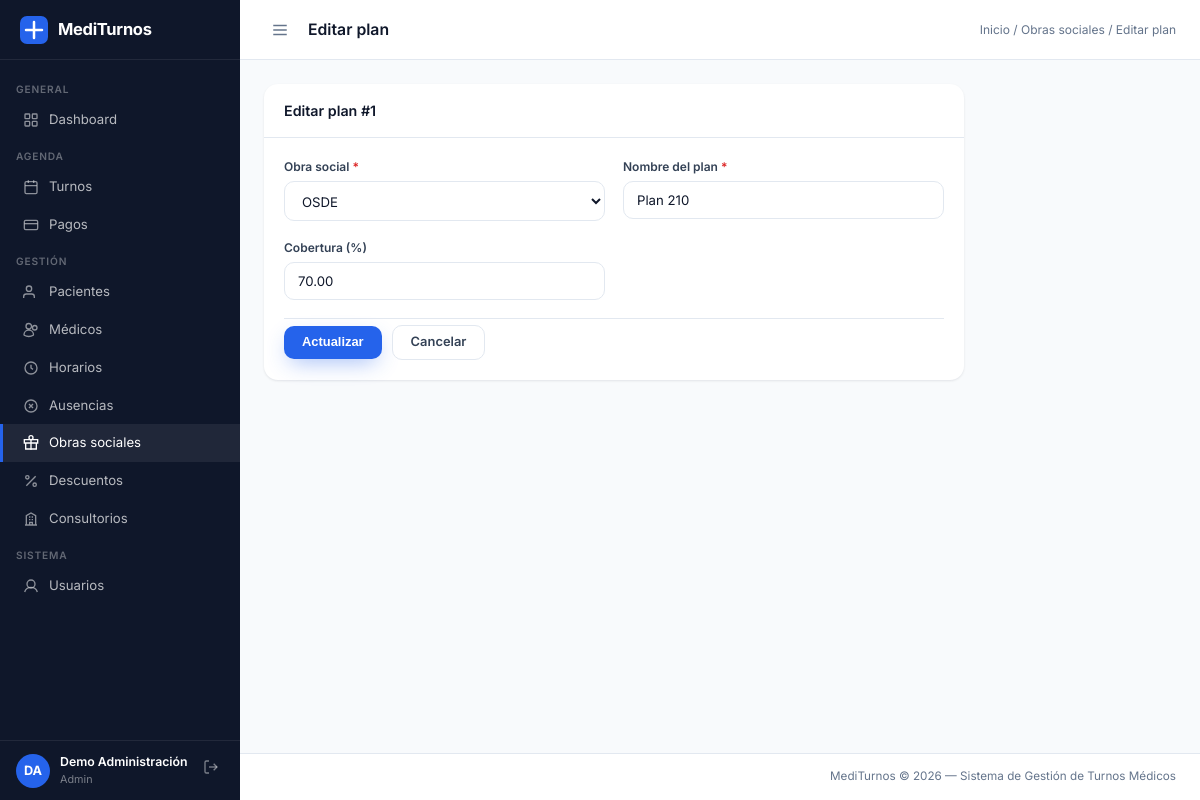
The page /sistema/controladores/ControladorObraSocial.php?accion=editarPlan&id=1 (signed in) on the database its author committed.
### tables this page shows
CREATE TABLE `plan_os` (
  `id_plan` int(11) NOT NULL AUTO_INCREMENT,
  `id_obra_social` int(11) NOT NULL,
  `nombre_plan` varchar(100) NOT NULL,
  `porcentaje_cobertura` decimal(5,2) DEFAULT NULL,
  PRIMARY KEY (`id_plan`),
  KEY `id_obra_social` (`id_obra_social`),
  CONSTRAINT `plan_os_ibfk_1` FOREIGN KEY (`id_obra_social`) REFERENCES `obra_social` (`id_obra_social`) ON UPDATE CASCADE
);

CREATE TABLE `obra_social` (
  `id_obra_social` int(11) NOT NULL AUTO_INCREMENT,
  `nombre` varchar(30) NOT NULL,
  `cuit` varchar(20) NOT NULL,
  PRIMARY KEY (`id_obra_social`),
  UNIQUE KEY `cuit` (`cuit`)
);

### sistema/modelos/ObraSocial.php (called while the page is built, shortened)
<?php
class ObraSocial
{
    private PDO $pdo;
    public function __construct(PDO $pdo)
    {
        $this->pdo = $pdo;
    }
    public function listarSimple(): array
    {
        return $this->pdo->query(
            "SELECT id_obra_social, nombre FROM obra_social ORDER BY nombre"
        )->fetchAll();
    }
    public function buscarPlanPorId(int $id): array|false
    {
        $stmt = $this->pdo->prepare(
            "SELECT * FROM plan_os WHERE id_plan = :id"
        );
        $stmt->execute([':id' => $id]);
        return $stmt->fetch();
    }
}

### sistema/vistas/obras/plan_editar.php (the view, shortened to what this page needs)
<?php
$breadcrumb   = '<a href="' . BASE_URL . 'dashboard.php">Inicio</a> / <a href="' . BASE_URL . 'sistema/controladores/ControladorObraSocial.php?accion=index">Obras sociales</a> / Editar plan';
require __DIR__ . '/../layouts/navbar.php';
?>
<div class="panel panel-sm">
    <div class="panel-header"><span class="panel-titulo">Editar plan #<?= $plan['id_plan'] ?></span></div>
    <div class="panel-body">
        <form method="POST" action="<?= BASE_URL ?>sistema/controladores/ControladorObraSocial.php?accion=actualizarPlan" novalidate>
            <div class="form-grid mb-18">
                <div class="form-group">
                    <label>Obra social <span class="req">*</span></label>
                    <select name="id_obra_social" class="form-control" required>
                        <?php foreach ($obras as $o): ?>
                        <option value="<?= $o['id_obra_social'] ?>"
                            <?= ($_POST['id_obra_social'] ?? $plan['id_obra_social']) == $o['id_obra_social'] ? 'selected' : '' ?>>
                            <?= htmlspecialchars($o['nombre']) ?>
                        </option>
                        <?php endforeach; ?>
                    </select>
                </div>
                <div class="form-group">
                    <label>Nombre del plan <span class="req">*</span></label>
                    <input type="text" name="nombre_plan" class="form-control" required maxlength="100"
                        value="<?= htmlspecialchars($_POST['nombre_plan'] ?? $plan['nombre_plan']) ?>">
                </div>
                <div class="form-group">
                    <label>Cobertura (%)</label>
                    <input type="number" name="porcentaje_cobertura" class="form-control"
                        min="0" max="100" step="0.01"
                        value="<?= htmlspecialchars($_POST['porcentaje_cobertura'] ?? ($plan['porcentaje_cobertura'] ?? '')) ?>">
                </div>
            </div>
            <div class="form-acciones">
                <button type="submit" class="btn btn-primario">Actualizar</button>
                <a href="<?= BASE_URL ?>sistema/controladores/ControladorObraSocial.php?accion=index" class="btn btn-secundario">Cancelar</a>
            </div>
        </form>
    </div>
</div>
<?php require __DIR__ . '/../layouts/footer.php'; ?>

### publico/css/estilos.css (style rules this page uses)
:root { --azul: #2563eb; --azul-osc: #1e3a8a; --azul-claro: #eff6ff; --azul-soft2: #dbeafe; --azul-vivo: #3b82f6; --verde: #16a34a; --verde-claro: #dcfce7; --rojo: #dc2626; --rojo-claro: #fee2e2; --amarillo: #d97706; --amarillo-claro: #fef3c7; --gris-osc: #0f172a; --gris-med: #334155; --gris: #64748b; --gris2: #94a3b8; --gris-claro: #f8fafc; --borde: #e2e8f0; --blanco: #ffffff; --sidebar-w: 240px; --header-h: 60px; --radio: 14px; --radio-sm: 10px; --sombra: 0 1px 3px rgba(15,23,42,.06), 0 1px 2px rgba(15,23,42,.04); --sombra-md: 0 10px 30px -8px rgba(15,23,42,.15); --sombra-lg: 0 24px 60px -16px rgba(15,23,42,.22); --azul-glow: 0 8px 22px -6px rgba(37,99,235,.45); }
*, *::before, *::after { box-sizing: border-box; margin: 0; padding: 0; }
html { font-size: 15px; }
body { font-family: 'Inter', system-ui, -apple-system, 'Segoe UI', sans-serif; background: var(--gris-claro); color: var(--gris-med); line-height: 1.5; -webkit-font-smoothing: antialiased; }
a { color: var(--azul); text-decoration: none; }
.topbar-breadcrumb a { color: var(--gris); }
.panel { background: var(--blanco); border-radius: var(--radio); box-shadow: var(--sombra); margin-bottom: 20px; }
.panel-header { padding: 16px 20px; border-bottom: 1px solid var(--borde); display: flex; align-items: center; justify-content: space-between; gap: 12px; flex-wrap: wrap; }
.panel-titulo { font-size: .95rem; font-weight: 600; color: var(--gris-osc); }
.panel-body { padding: 20px; }
.btn { display: inline-flex; align-items: center; justify-content: center; gap: 7px; padding: 10px 18px; border-radius: var(--radio-sm); font-size: .86rem; font-weight: 600; line-height: 1; cursor: pointer; border: none; white-space: nowrap; transition: background .15s, color .15s, transform .15s, box-shadow .15s, border-color .15s; }
.btn-primario { background: var(--azul); color: var(--blanco); box-shadow: var(--azul-glow); }
.btn-secundario { background: var(--blanco); color: var(--gris-med); border: 1.5px solid var(--borde); }
.form-grid { display: grid; grid-template-columns: repeat(auto-fit, minmax(220px, 1fr)); gap: 18px; }
.form-group { display: flex; flex-direction: column; gap: 5px; }
.form-group label { font-size: .8rem; font-weight: 600; color: var(--gris-med); }
.form-group label span.req { color: var(--rojo); }
.form-control { padding: 10px 13px; border: 1.5px solid var(--borde); border-radius: var(--radio-sm); font-size: .88rem; color: var(--gris-osc); font-family: inherit; background: var(--blanco); width: 100%; transition: border-color .2s, box-shadow .2s; outline: none; }
.form-control::placeholder { color: var(--gris); opacity: .75; }
select.form-control { cursor: pointer; }
.form-acciones { display: flex; gap: 10px; align-items: center; padding-top: 6px; border-top: 1px solid var(--borde); margin-top: 4px; }

### publico/css/utilidades.css (style rules this page uses)
.panel-sm { max-width: 700px; }
.mb-18 { margin-bottom: 18px; }

### rows shown on the page
plan_os: id_plan "1", id_obra_social "OSDE", nombre_plan "Plan 210", porcentaje_cobertura "70.00"

### other values the page prints
$inicialesSesion "DA"
$usuarioSesion['nombre'] . ' ' . $usuarioSesion['apellido'] "Demo Administración"
$rolActual "Admin"
$paginaTitulo "Editar plan"
